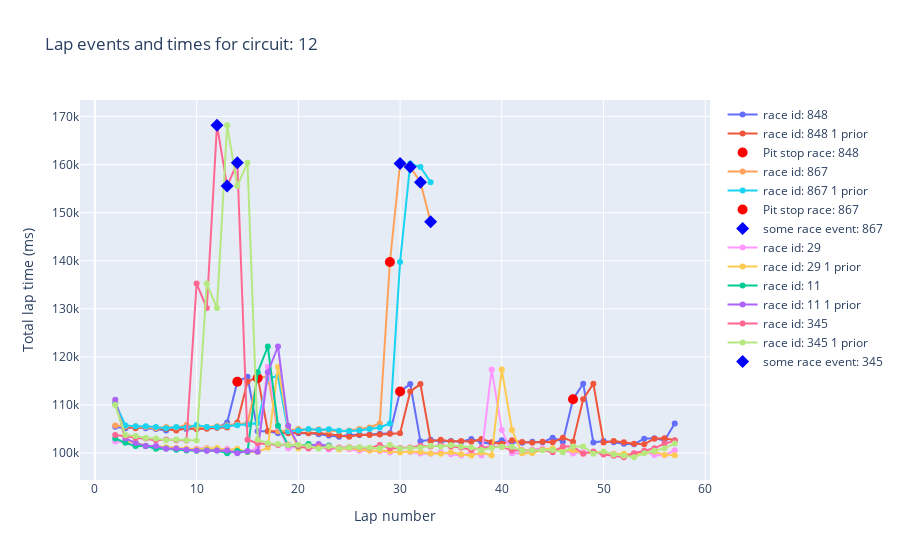

Notebook source saved alongside this figure:
### Code cell
fig = go.Figure()


for race_id in list_race_id:

    lap_times_race = engineered_lap_times_df[
        engineered_lap_times_df["raceId"] == race_id
    ]

    fig.add_trace(
        go.Scatter(
            x=lap_times_race["lap"],
            y=lap_times_race["milliseconds"],
            mode="lines+markers",
            name=f"race id: {race_id}",
        )
    )

    fig.add_trace(
        go.Scatter(
            x=lap_times_race["lap"],
            y=lap_times_race["milliseconds_1_prior"],
            mode="lines+markers",
            name=f"race id: {race_id} 1 prior",
        )
    )

    condition = lap_times_race["isPitStop"].astype(bool)

    fig.add_trace(
        go.Scatter(
            x=lap_times_race.loc[condition, "lap"],
            y=lap_times_race.loc[condition, "milliseconds"],
            mode="markers",
            marker=dict(color="red", size=10, symbol="circle"),
            name=f"Pit stop race: {race_id}",
        )
    )

    condition = lap_times_race["isRaceFlag"].astype(bool)

    fig.add_trace(
        go.Scatter(
            x=lap_times_race.loc[condition, "lap"],
            y=lap_times_race.loc[condition, "milliseconds"],
            mode="markers",
            marker=dict(color="blue", size=10, symbol="diamond"),
            name=f"some race event: {race_id}",
        )
    )

    fig.update_layout(
        title=f"Lap events and times for circuit: {circuit_id}",
        xaxis_title="Lap number",
        yaxis_title="Total lap time (ms)",
    )
fig.show()

### Figure 1 — Plotly figure (JSON) as saved in the notebook; plotly's stock layout.template omitted (floating-point values rounded to 4 significant figures)
{"data": [{"mode": "lines+markers", "name": "race id: 848", "type": "scatter", "x": [2, 3, 4, 5, 6, 7, 8, 9, 10, 11, 12, 13, 14, 15, 16, 17, 18, 19, 20, 21, 22, 23, 24, 25, 26, 27, 28, 29, 30, 31, 32, 33, 34, 35, 36, 37, 38, 39, 40, 41, 42, 43, 44, 45, 46, 47, 48, 49, 50, 51, 52, 53, 54, 55, 56, 57], "y": [105466, 105186, 105488, 105160, 105033, 104712, 105150, 105030, 105055, 105269, 105315, 106358, 114845, 115873, 104558, 104549, 104108, 104307, 104123, 104191, 103904, 103655, 103399, 103799, 103743, 103857, 104036, 104127, 112827, 114355, 102491, 102771, 102420, 102539, 102359, 102916, 102273, 101926, 102651, 102287, 102172, 102382, 102237, 103221, 102376, 111208, 114443, 102202, 102503, 102244, 101952, 101852, 102998, 103110, 102659, 106179]}, {"mode": "lines+markers", "name": "race id: 848 1 prior", "type": "scatter", "x": [2, 3, 4, 5, 6, 7, 8, 9, 10, 11, 12, 13, 14, 15, 16, 17, 18, 19, 20, 21, 22, 23, 24, 25, 26, 27, 28, 29, 30, 31, 32, 33, 34, 35, 36, 37, 38, 39, 40, 41, 42, 43, 44, 45, 46, 47, 48, 49, 50, 51, 52, 53, 54, 55, 56, 57], "y": [110320, 105466, 105186, 105488, 105160, 105033, 104712, 105150, 105030, 105055, 105269, 105315, 106358, 114845, 115873, 104558, 104549, 104108, 104307, 104123, 104191, 103904, 103655, 103399, 103799, 103743, 103857, 104036, 104127, 112827, 114355, 102491, 102771, 102420, 102539, 102359, 102916, 102273, 101926, 102651, 102287, 102172, 102382, 102237, 103221, 102376, 111208, 114443, 102202, 102503, 102244, 101952, 101852, 102998, 103110, 102659]}, {"marker": {"color": "red", "size": 10, "symbol": "circle"}, "mode": "markers", "name": "Pit stop race: 848", "type": "scatter", "x": [14, 30, 47], "y": [114845, 112827, 111208]}, {"marker": {"color": "blue", "size": 10, "symbol": "diamond"}, "mode": "markers", "name": "some race event: 848", "type": "scatter", "x": [], "y": []}, {"mode": "lines+markers", "name": "race id: 867", "type": "scatter", "x": [2, 3, 4, 5, 6, 7, 8, 9, 10, 11, 12, 13, 14, 15, 16, 17, 18, 19, 20, 21, 22, 23, 24, 25, 26, 27, 28, 29, 30, 31, 32, 33], "y": [105759, 105584, 105602, 105409, 105168, 105412, 105341, 105856, 105415, 105423, 105602, 105818, 105950, 106210, 115623, 115953, 104555, 104690, 105008, 104832, 104988, 104644, 104611, 104707, 104998, 105328, 106162, 139743, 160201, 159481, 156334, 148102]}, {"mode": "lines+markers", "name": "race id: 867 1 prior", "type": "scatter", "x": [2, 3, 4, 5, 6, 7, 8, 9, 10, 11, 12, 13, 14, 15, 16, 17, 18, 19, 20, 21, 22, 23, 24, 25, 26, 27, 28, 29, 30, 31, 32, 33], "y": [110454, 105759, 105584, 105602, 105409, 105168, 105412, 105341, 105856, 105415, 105423, 105602, 105818, 105950, 106210, 115623, 115953, 104555, 104690, 105008, 104832, 104988, 104644, 104611, 104707, 104998, 105328, 106162, 139743, 160201, 159481, 156334]}, {"marker": {"color": "red", "size": 10, "symbol": "circle"}, "mode": "markers", "name": "Pit stop race: 867", "type": "scatter", "x": [16, 29], "y": [115623, 139743]}, {"marker": {"color": "blue", "size": 10, "symbol": "diamond"}, "mode": "markers", "name": "some race event: 867", "type": "scatter", "x": [30, 31, 32, 33], "y": [160201, 159481, 156334, 148102]}, {"mode": "lines+markers", "name": "race id: 29", "type": "scatter", "x": [2, 3, 4, 5, 6, 7, 8, 9, 10, 11, 12, 13, 14, 15, 16, 17, 18, 19, 20, 21, 22, 23, 24, 25, 26, 27, 28, 29, 30, 31, 32, 33, 34, 35, 36, 37, 38, 39, 40, 41, 42, 43, 44, 45, 46, 47, 48, 49, 50, 51, 52, 53, 54, 55, 56, 57], "y": [102428, 102235, 101558, 101420, 101235, 101122, 100974, 100818, 100986, 101053, 100653, 100906, 100248, 100209, 101142, 117972, 105493, 101002, 101470, 101325, 101423, 100733, 101039, 100811, 100471, 100529, 100414, 100107, 100312, 100227, 99937, 99879, 100192, 99771, 99485, 100107, 99519, 117391, 104800, 99965, 99953, 100761, 101031, 100512, 100604, 99924, 100243, 100183, 99794, 99846, 99708, 99967, 100346, 99583, 99532, 100596]}, {"mode": "lines+markers", "name": "race id: 29 1 prior", "type": "scatter", "x": [2, 3, 4, 5, 6, 7, 8, 9, 10, 11, 12, 13, 14, 15, 16, 17, 18, 19, 20, 21, 22, 23, 24, 25, 26, 27, 28, 29, 30, 31, 32, 33, 34, 35, 36, 37, 38, 39, 40, 41, 42, 43, 44, 45, 46, 47, 48, 49, 50, 51, 52, 53, 54, 55, 56, 57], "y": [111020, 102428, 102235, 101558, 101420, 101235, 101122, 100974, 100818, 100986, 101053, 100653, 100906, 100248, 100209, 101142, 117972, 105493, 101002, 101470, 101325, 101423, 100733, 101039, 100811, 100471, 100529, 100414, 100107, 100312, 100227, 99937, 99879, 100192, 99771, 99485, 100107, 99519, 117391, 104800, 99965, 99953, 100761, 101031, 100512, 100604, 99924, 100243, 100183, 99794, 99846, 99708, 99967, 100346, 99583, 99532]}, {"marker": {"color": "red", "size": 10, "symbol": "circle"}, "mode": "markers", "name": "Pit stop race: 29", "type": "scatter", "x": [], "y": []}, {"marker": {"color": "blue", "size": 10, "symbol": "diamond"}, "mode": "markers", "name": "some race event: 29", "type": "scatter", "x": [], "y": []}, {"mode": "lines+markers", "name": "race id: 11", "type": "scatter", "x": [2, 3, 4, 5, 6, 7, 8, 9, 10, 11, 12, 13, 14, 15, 16, 17, 18, 19, 20, 21, 22, 23], "y": [103032, 102132, 101461, 101468, 100919, 100945, 100705, 100538, 100499, 100561, 100529, 99992, 100437, 100290, 116827, 122168, 105675, 101655, 101445, 101908, 101431, 101570]}, {"mode": "lines+markers", "name": "race id: 11 1 prior", "type": "scatter", "x": [2, 3, 4, 5, 6, 7, 8, 9, 10, 11, 12, 13, 14, 15, 16, 17, 18, 19, 20, 21, 22, 23], "y": [111095, 103032, 102132, 101461, 101468, 100919, 100945, 100705, 100538, 100499, 100561, 100529, 99992, 100437, 100290, 116827, 122168, 105675, 101655, 101445, 101908, 101431]}, {"marker": {"color": "red", "size": 10, "symbol": "circle"}, "mode": "markers", "name": "Pit stop race: 11", "type": "scatter", "x": [], "y": []}, {"marker": {"color": "blue", "size": 10, "symbol": "diamond"}, "mode": "markers", "name": "some race event: 11", "type": "scatter", "x": [], "y": []}, {"mode": "lines+markers", "name": "race id: 345", "type": "scatter", "x": [2, 3, 4, 5, 6, 7, 8, 9, 10, 11, 12, 13, 14, 15, 16, 17, 18, 19, 20, 21, 22, 23, 24, 25, 26, 27, 28, 29, 30, 31, 32, 33, 34, 35, 36, 37, 38, 39, 40, 41, 42, 43, 44, 45, 46, 47, 48, 49, 50, 51, 52, 53, 54, 55, 56, 57], "y": [103768, 103534, 103153, 103055, 102684, 102841, 102654, 102620, 135248, 130161, 168170, 155530, 160386, 102765, 102059, 101904, 101696, 101748, 101478, 100943, 101382, 100990, 101152, 101195, 101141, 101000, 101698, 100985, 101081, 101166, 101509, 101379, 101631, 101363, 101146, 100673, 101108, 101349, 101336, 100528, 100619, 100614, 100653, 100186, 101385, 101402, 99863, 100351, 99695, 99446, 99141, 99976, 100508, 101007, 102005, 102519]}, {"mode": "lines+markers", "name": "race id: 345 1 prior", "type": "scatter", "x": [2, 3, 4, 5, 6, 7, 8, 9, 10, 11, 12, 13, 14, 15, 16, 17, 18, 19, 20, 21, 22, 23, 24, 25, 26, 27, 28, 29, 30, 31, 32, 33, 34, 35, 36, 37, 38, 39, 40, 41, 42, 43, 44, 45, 46, 47, 48, 49, 50, 51, 52, 53, 54, 55, 56, 57], "y": [109992, 103768, 103534, 103153, 103055, 102684, 102841, 102654, 102620, 135248, 130161, 168170, 155530, 160386, 102765, 102059, 101904, 101696, 101748, 101478, 100943, 101382, 100990, 101152, 101195, 101141, 101000, 101698, 100985, 101081, 101166, 101509, 101379, 101631, 101363, 101146, 100673, 101108, 101349, 101336, 100528, 100619, 100614, 100653, 100186, 101385, 101402, 99863, 100351, 99695, 99446, 99141, 99976, 100508, 101007, 102005]}, {"marker": {"color": "red", "size": 10, "symbol": "circle"}, "mode": "markers", "name": "Pit stop race: 345", "type": "scatter", "x": [], "y": []}, {"marker": {"color": "blue", "size": 10, "symbol": "diamond"}, "mode": "markers", "name": "some race event: 345", "type": "scatter", "x": [12, 13, 14], "y": [168170, 155530, 160386]}], "layout": {"title": {"text": "Lap events and times for circuit: 12"}, "xaxis": {"title": {"text": "Lap number"}}, "yaxis": {"title": {"text": "Total lap time (ms)"}}}}
